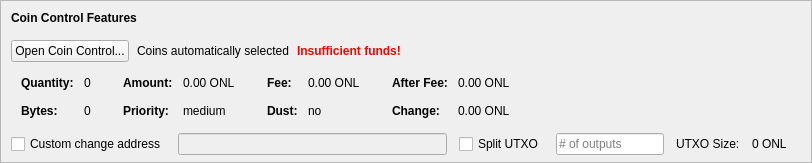
    <widget class="QFrame" name="frameCoinControl">
     <property name="sizePolicy">
      <sizepolicy hsizetype="Expanding" vsizetype="Expanding">
       <horstretch>0</horstretch>
       <verstretch>0</verstretch>
      </sizepolicy>
     </property>
     <property name="maximumSize">
      <size>
       <width>16777215</width>
       <height>16777215</height>
      </size>
     </property>
     <property name="frameShape">
      <enum>QFrame::StyledPanel</enum>
     </property>
     <property name="frameShadow">
      <enum>QFrame::Sunken</enum>
     </property>
     <layout class="QVBoxLayout" name="verticalLayoutCoinControl2">
      <property name="spacing">
       <number>0</number>
      </property>
      <property name="leftMargin">
       <number>0</number>
      </property>
      <property name="topMargin">
       <number>0</number>
      </property>
      <property name="rightMargin">
       <number>0</number>
      </property>
      <property name="bottomMargin">
       <number>6</number>
      </property>
      <item>
       <layout class="QVBoxLayout" name="verticalLayoutCoinControl" stretch="0,0,0,0,1">
        <property name="spacing">
         <number>0</number>
        </property>
        <property name="leftMargin">
         <number>10</number>
        </property>
        <property name="topMargin">
         <number>10</number>
        </property>
        <item>
         <layout class="QHBoxLayout" name="horizontalLayoutCoinControl1">
          <property name="bottomMargin">
           <number>15</number>
          </property>
          <item>
           <widget class="QLabel" name="labelCoinControlFeatures">
            <property name="sizePolicy">
             <sizepolicy hsizetype="Preferred" vsizetype="Maximum">
              <horstretch>0</horstretch>
              <verstretch>0</verstretch>
             </sizepolicy>
            </property>
            <property name="font">
             <font>
              <weight>75</weight>
              <bold>true</bold>
             </font>
            </property>
            <property name="styleSheet">
             <string notr="true">font-weight:bold;</string>
            </property>
            <property name="text">
             <string>Coin Control Features</string>
            </property>
           </widget>
          </item>
         </layout>
        </item>
        <item>
         <layout class="QHBoxLayout" name="horizontalLayoutCoinControl2" stretch="0,0,0,0">
          <property name="spacing">
           <number>8</number>
          </property>
          <property name="bottomMargin">
           <number>10</number>
          </property>
          <item>
           <widget class="QPushButton" name="pushButtonCoinControl">
            <property name="styleSheet">
             <string notr="true"/>
            </property>
            <property name="text">
             <string>Open Coin Control...</string>
            </property>
            <property name="autoDefault">
             <bool>false</bool>
            </property>
           </widget>
          </item>
          <item>
           <widget class="QLabel" name="labelCoinControlAutomaticallySelected">
            <property name="text">
             <string>Coins automatically selected</string>
            </property>
            <property name="margin">
             <number>5</number>
            </property>
           </widget>
          </item>
          <item>
           <widget class="QLabel" name="labelCoinControlInsuffFunds">
            <property name="font">
             <font>
              <weight>75</weight>
              <bold>true</bold>
             </font>
            </property>
            <property name="styleSheet">
             <string notr="true">color:red;font-weight:bold;</string>
            </property>
            <property name="text">
             <string>Insufficient funds!</string>
            </property>
            <property name="margin">
             <number>5</number>
            </property>
           </widget>
          </item>
          <item>
           <spacer name="horizontalSpacerCoinControl">
            <property name="orientation">
             <enum>Qt::Horizontal</enum>
            </property>
            <property name="sizeHint" stdset="0">
             <size>
              <width>40</width>
              <height>1</height>
             </size>
            </property>
           </spacer>
          </item>
         </layout>
        </item>
        <item>
         <widget class="QWidget" name="widgetCoinControl" native="true">
          <property name="sizePolicy">
           <sizepolicy hsizetype="Preferred" vsizetype="Preferred">
            <horstretch>0</horstretch>
            <verstretch>0</verstretch>
           </sizepolicy>
          </property>
          <property name="minimumSize">
           <size>
            <width>0</width>
            <height>0</height>
           </size>
          </property>
          <property name="styleSheet">
           <string notr="true"/>
          </property>
          <layout class="QHBoxLayout" name="horizontalLayoutCoinControl5">
           <property name="leftMargin">
            <number>0</number>
           </property>
           <property name="topMargin">
            <number>0</number>
           </property>
           <property name="rightMargin">
            <number>0</number>
           </property>
           <property name="bottomMargin">
            <number>0</number>
           </property>
           <item>
            <layout class="QHBoxLayout" name="horizontalLayoutCoinControl3" stretch="0,0,0,1">
             <property name="spacing">
              <number>20</number>
             </property>
             <property name="topMargin">
              <number>0</number>
             </property>
             <property name="bottomMargin">
              <number>10</number>
             </property>
             <item>
              <layout class="QFormLayout" name="formLayoutCoinControl1">
               <property name="horizontalSpacing">
                <number>10</number>
               </property>
               <property name="verticalSpacing">
                <number>14</number>
               </property>
               <property name="leftMargin">
                <number>10</number>
               </property>
               <property name="topMargin">
                <number>4</number>
               </property>
               <property name="rightMargin">
                <number>6</number>
               </property>
               <item row="0" column="0">
                <widget class="QLabel" name="labelCoinControlQuantityText">
                 <property name="font">
                  <font>
                   <weight>75</weight>
                   <bold>true</bold>
                  </font>
                 </property>
                 <property name="text">
                  <string>Quantity:</string>
                 </property>
                 <property name="margin">
                  <number>0</number>
                 </property>
                </widget>
               </item>
               <item row="0" column="1">
                <widget class="QLabel" name="labelCoinControlQuantity">
                 <property name="cursor">
                  <cursorShape>IBeamCursor</cursorShape>
                 </property>
                 <property name="contextMenuPolicy">
                  <enum>Qt::ActionsContextMenu</enum>
                 </property>
                 <property name="text">
                  <string notr="true">0</string>
                 </property>
                 <property name="margin">
                  <number>0</number>
                 </property>
                 <property name="textInteractionFlags">
                  <set>Qt::LinksAccessibleByMouse|Qt::TextSelectableByKeyboard|Qt::TextSelectableByMouse</set>
                 </property>
                </widget>
               </item>
               <item row="1" column="0">
                <widget class="QLabel" name="labelCoinControlBytesText">
                 <property name="font">
                  <font>
                   <weight>75</weight>
                   <bold>true</bold>
                  </font>
                 </property>
                 <property name="text">
                  <string>Bytes:</string>
                 </property>
                </widget>
               </item>
               <item row="1" column="1">
                <widget class="QLabel" name="labelCoinControlBytes">
                 <property name="cursor">
                  <cursorShape>IBeamCursor</cursorShape>
                 </property>
                 <property name="contextMenuPolicy">
                  <enum>Qt::ActionsContextMenu</enum>
                 </property>
                 <property name="text">
                  <string notr="true">0</string>
                 </property>
                 <property name="textInteractionFlags">
                  <set>Qt::LinksAccessibleByMouse|Qt::TextSelectableByKeyboard|Qt::TextSelectableByMouse</set>
                 </property>
                </widget>
               </item>
              </layout>
             </item>
             <item>
              <layout class="QFormLayout" name="formLayoutCoinControl2">
               <property name="horizontalSpacing">
                <number>10</number>
               </property>
               <property name="verticalSpacing">
                <number>14</number>
               </property>
               <property name="leftMargin">
                <number>6</number>
               </property>
               <property name="topMargin">
                <number>4</number>
               </property>
               <property name="rightMargin">
                <number>6</number>
               </property>
               <item row="0" column="0">
                <widget class="QLabel" name="labelCoinControlAmountText">
                 <property name="font">
                  <font>
                   <weight>75</weight>
                   <bold>true</bold>
                  </font>
                 </property>
                 <property name="text">
                  <string>Amount:</string>
                 </property>
                 <property name="margin">
                  <number>0</number>
                 </property>
                </widget>
               </item>
               <item row="0" column="1">
                <widget class="QLabel" name="labelCoinControlAmount">
                 <property name="cursor">
                  <cursorShape>IBeamCursor</cursorShape>
                 </property>
                 <property name="contextMenuPolicy">
                  <enum>Qt::ActionsContextMenu</enum>
                 </property>
                 <property name="text">
                  <string notr="true">0.00 ONL</string>
                 </property>
                 <property name="textInteractionFlags">
                  <set>Qt::LinksAccessibleByMouse|Qt::TextSelectableByKeyboard|Qt::TextSelectableByMouse</set>
                 </property>
                </widget>
               </item>
               <item row="1" column="0">
                <widget class="QLabel" name="labelCoinControlPriorityText">
                 <property name="font">
                  <font>
                   <weight>75</weight>
                   <bold>true</bold>
                  </font>
                 </property>
                 <property name="text">
                  <string>Priority:</string>
                 </property>
                </widget>
               </item>
               <item row="1" column="1">
                <widget class="QLabel" name="labelCoinControlPriority">
                 <property name="cursor">
                  <cursorShape>IBeamCursor</cursorShape>
                 </property>
                 <property name="contextMenuPolicy">
                  <enum>Qt::ActionsContextMenu</enum>
                 </property>
                 <property name="text">
                  <string>medium</string>
                 </property>
                 <property name="textInteractionFlags">
                  <set>Qt::LinksAccessibleByMouse|Qt::TextSelectableByKeyboard|Qt::TextSelectableByMouse</set>
                 </property>
                </widget>
               </item>
              </layout>
             </item>
             <item>
              <layout class="QFormLayout" name="formLayoutCoinControl3">
               <property name="horizontalSpacing">
                <number>10</number>
               </property>
               <property name="verticalSpacing">
                <number>14</number>
               </property>
               <property name="leftMargin">
                <number>6</number>
               </property>
               <property name="topMargin">
                <number>4</number>
               </property>
               <property name="rightMargin">
                <number>6</number>
               </property>
               <item row="0" column="0">
                <widget class="QLabel" name="labelCoinControlFeeText">
                 <property name="font">
                  <font>
                   <weight>75</weight>
                   <bold>true</bold>
                  </font>
                 </property>
                 <property name="text">
                  <string>Fee:</string>
                 </property>
                 <property name="margin">
                  <number>0</number>
                 </property>
                </widget>
               </item>
               <item row="0" column="1">
                <widget class="QLabel" name="labelCoinControlFee">
                 <property name="cursor">
                  <cursorShape>IBeamCursor</cursorShape>
                 </property>
                 <property name="contextMenuPolicy">
                  <enum>Qt::ActionsContextMenu</enum>
                 </property>
                 <property name="text">
                  <string notr="true">0.00 ONL</string>
                 </property>
                 <property name="textInteractionFlags">
                  <set>Qt::LinksAccessibleByMouse|Qt::TextSelectableByKeyboard|Qt::TextSelectableByMouse</set>
                 </property>
                </widget>
               </item>
               <item row="1" column="0">
                <widget class="QLabel" name="labelCoinControlLowOutputText">
                 <property name="font">
                  <font>
                   <weight>75</weight>
                   <bold>true</bold>
                  </font>
                 </property>
                 <property name="text">
                  <string>Dust:</string>
                 </property>
                </widget>
               </item>
               <item row="1" column="1">
                <widget class="QLabel" name="labelCoinControlLowOutput">
                 <property name="cursor">
                  <cursorShape>IBeamCursor</cursorShape>
                 </property>
                 <property name="contextMenuPolicy">
                  <enum>Qt::ActionsContextMenu</enum>
                 </property>
                 <property name="text">
                  <string>no</string>
                 </property>
                 <property name="textInteractionFlags">
                  <set>Qt::LinksAccessibleByMouse|Qt::TextSelectableByKeyboard|Qt::TextSelectableByMouse</set>
                 </property>
                </widget>
               </item>
              </layout>
             </item>
             <item>
              <layout class="QFormLayout" name="formLayoutCoinControl4">
               <property name="horizontalSpacing">
                <number>10</number>
               </property>
               <property name="verticalSpacing">
                <number>14</number>
               </property>
               <property name="leftMargin">
                <number>6</number>
               </property>
               <property name="topMargin">
                <number>4</number>
               </property>
               <property name="rightMargin">
                <number>6</number>
               </property>
               <item row="0" column="0">
                <widget class="QLabel" name="labelCoinControlAfterFeeText">
                 <property name="font">
                  <font>
                   <weight>75</weight>
                   <bold>true</bold>
                  </font>
                 </property>
                 <property name="text">
                  <string>After Fee:</string>
                 </property>
                 <property name="margin">
                  <number>0</number>
                 </property>
                </widget>
               </item>
               <item row="0" column="1">
                <widget class="QLabel" name="labelCoinControlAfterFee">
                 <property name="cursor">
                  <cursorShape>IBeamCursor</cursorShape>
                 </property>
                 <property name="contextMenuPolicy">
                  <enum>Qt::ActionsContextMenu</enum>
                 </property>
                 <property name="text">
                  <string notr="true">0.00 ONL</string>
                 </property>
                 <property name="textInteractionFlags">
                  <set>Qt::LinksAccessibleByMouse|Qt::TextSelectableByKeyboard|Qt::TextSelectableByMouse</set>
                 </property>
                </widget>
               </item>
               <item row="1" column="0">
                <widget class="QLabel" name="labelCoinControlChangeText">
                 <property name="font">
                  <font>
                   <weight>75</weight>
                   <bold>true</bold>
                  </font>
                 </property>
                 <property name="text">
                  <string>Change:</string>
                 </property>
                </widget>
               </item>
               <item row="1" column="1">
                <widget class="QLabel" name="labelCoinControlChange">
                 <property name="cursor">
                  <cursorShape>IBeamCursor</cursorShape>
                 </property>
                 <property name="contextMenuPolicy">
                  <enum>Qt::ActionsContextMenu</enum>
                 </property>
                 <property name="text">
                  <string notr="true">0.00 ONL</string>
                 </property>
                 <property name="textInteractionFlags">
                  <set>Qt::LinksAccessibleByMouse|Qt::TextSelectableByKeyboard|Qt::TextSelectableByMouse</set>
                 </property>
                </widget>
               </item>
              </layout>
             </item>
            </layout>
           </item>
          </layout>
         </widget>
        </item>
        <item>
         <layout class="QHBoxLayout" name="horizontalLayoutCoinControl4" stretch="0,0,0,0,0,0,0">
          <property name="spacing">
           <number>12</number>
          </property>
          <property name="sizeConstraint">
           <enum>QLayout::SetDefaultConstraint</enum>
          </property>
          <property name="topMargin">
           <number>5</number>
          </property>
          <property name="rightMargin">
           <number>5</number>
          </property>
          <item>
           <widget class="QCheckBox" name="checkBoxCoinControlChange">
            <property name="toolTip">
             <string>If this is activated, but the change address is empty or invalid, change will be sent to a newly generated address.</string>
            </property>
            <property name="text">
             <string>Custom change address</string>
            </property>
           </widget>
          </item>
          <item>
           <widget class="QValidatedLineEdit" name="lineEditCoinControlChange">
            <property name="enabled">
             <bool>false</bool>
            </property>
            <property name="sizePolicy">
             <sizepolicy hsizetype="Expanding" vsizetype="Fixed">
              <horstretch>0</horstretch>
              <verstretch>0</verstretch>
             </sizepolicy>
            </property>
           </widget>
          </item>
          <item>
           <widget class="QCheckBox" name="splitBlockCheckBox">
            <property name="text">
             <string>Split UTXO</string>
            </property>
           </widget>
          </item>
          <item>
           <widget class="QLineEdit" name="splitBlockLineEdit">
            <property name="sizePolicy">
             <sizepolicy hsizetype="Fixed" vsizetype="Fixed">
              <horstretch>50</horstretch>
              <verstretch>0</verstretch>
             </sizepolicy>
            </property>
            <property name="placeholderText">
             <string># of outputs</string>
            </property>
           </widget>
          </item>
          <item>
           <widget class="QLabel" name="labelBlockSizeText">
            <property name="text">
             <string>UTXO Size:</string>
            </property>
           </widget>
          </item>
          <item>
           <widget class="QLabel" name="labelBlockSize">
            <property name="text">
             <string>0 ONL</string>
            </property>
           </widget>
          </item>
          <item>
           <widget class="QLabel" name="labelCoinControlChangeLabel">
            <property name="sizePolicy">
             <sizepolicy hsizetype="Preferred" vsizetype="Expanding">
              <horstretch>0</horstretch>
              <verstretch>0</verstretch>
             </sizepolicy>
            </property>
            <property name="minimumSize">
             <size>
              <width>0</width>
              <height>0</height>
             </size>
            </property>
            <property name="text">
             <string/>
            </property>
            <property name="margin">
             <number>3</number>
            </property>
           </widget>
          </item>
         </layout>
        </item>
        <item>
         <spacer name="verticalSpacerCoinControl">
          <property name="orientation">
           <enum>Qt::Vertical</enum>
          </property>
          <property name="sizeHint" stdset="0">
           <size>
            <width>800</width>
            <height>1</height>
           </size>
          </property>
         </spacer>
        </item>
       </layout>
      </item>
     </layout>
    </widget>
